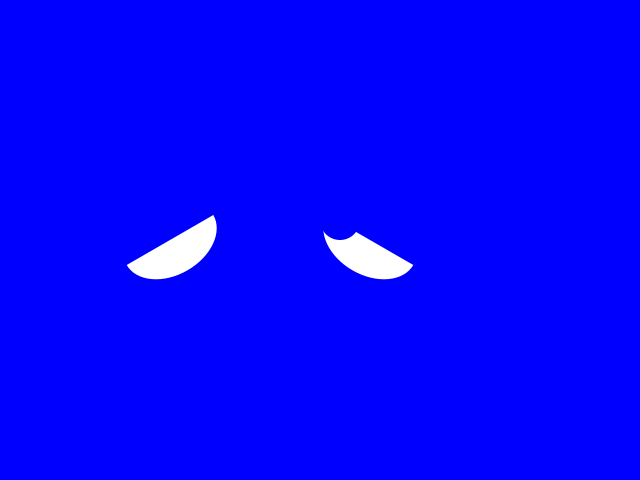
Frame 1 (no input)
Frame 60 (the mouse pressed at the canvas centre just before this capture): identical to frame 1, image omitted
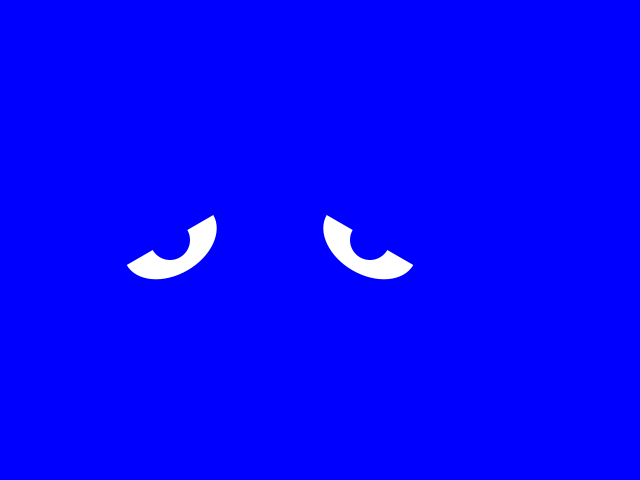
Frame 120 (the mouse held since frame 60 and released just before this capture)

The Processing sketch that drew these frames (run headless with seeded random() and noise(); from frame 60 on, the mouse is pressed at the canvas centre):

// Processing sketch: processing_89133
// ── processing_89133.pde

int eyeRadius = 50;
float red, blue;
float angle, v, velocity;
float irisPosX, irisPosY, eyePosX, eyePosY;
float eyelidY, blinkTimer, a, temp;
int r;
boolean letsBlink;


void setup(){
 
 size(640, 480);
 red = 125;
 blue = 125;
 angle = 0;
 noStroke();
 ellipseMode(CENTER);
 rectMode(CENTER);
 eyePosX = width/2;
 eyePosY = height/2;

}

void draw(){
  
  red = map(velocity, 0, 50, 0, 255);
  blue = map(velocity, 0, 50, 255, 0);
  irisPosX = map(mouseX, 0, width, -30, 30);
  irisPosY = map(mouseY, 0, height, -20, 20);
  
  background(red, 0, blue);
  fill(255);
  
  velocity = constrain(v, 0, 50);
  v = constrain(v, -50, 50);
  println(velocity());

  if(velocity > 25){
    
    eyePosX = eyePosX + random(-(velocity-25)/3, (velocity-25)/3);
    eyePosY = eyePosY + random(-(velocity-25)/3, (velocity-25)/3);
  }
  else{
   
   eyePosX = eyePosX + (width/2 - eyePosX) * 0.01;
   eyePosY = eyePosY + (height/2 - eyePosY) * 0.01; 
  }
    
  leftEye(eyePosX - 150, eyePosY, map(velocity, 0, 50, -30, 30));
  rightEye(eyePosX + 50, eyePosY, map(velocity, 0, 50, -30, 30));
  if(millis()%5 == 0)
  {
    r = (int)random(1, 30);
  }
  if(r == 5){
    println("go!");
    letsBlink = true;
  }
  if(letsBlink){blink();}
}

void blink(){
    if(temp <= 75){
     eyelidY = eyelidY + (velocity*0.2 + 4);
     temp = eyelidY;
    }
    if(temp>75){
     eyelidY = eyelidY - (velocity*0.2+1);
     if(eyelidY < 0){
       temp = 0;
       letsBlink = false;
     }
    }
    
}

float velocity(){
 
 if(abs(pmouseX - mouseX) + abs(pmouseY - mouseY) > 40){
   v += 0.5;
 }
 else{
   v -= 0.5;
 }
 return velocity;
  
}

void leftEye(float x, float y, float angle){
  
  pushMatrix();
  translate(x, y);
  rotate(radians(angle));
  fill(255);
  ellipse(0, 0, 100, 70);
  fill(red, 0, blue);
  rotate(radians (-angle));
  ellipse(irisPosX, irisPosY,40, 40);
  rotate(radians (angle));
  fill(red, 0, blue);
  rect(0, -30, 150, 60 + eyelidY);
  
  popMatrix();
  
}
void rightEye(float x, float y, float angle){
  
  pushMatrix();
  
  translate(x, y);
  rotate(radians(-angle));
  fill(255);
  ellipse(0, 0, 100, 70);
  fill(red, 0, blue);
  rotate(radians(angle));
  ellipse(irisPosX, irisPosY,40, 40);
  rotate(radians(-angle));
  fill(red, 0, blue);
  rect(0, -30, 150, 60 + eyelidY);
  
  popMatrix();
}
